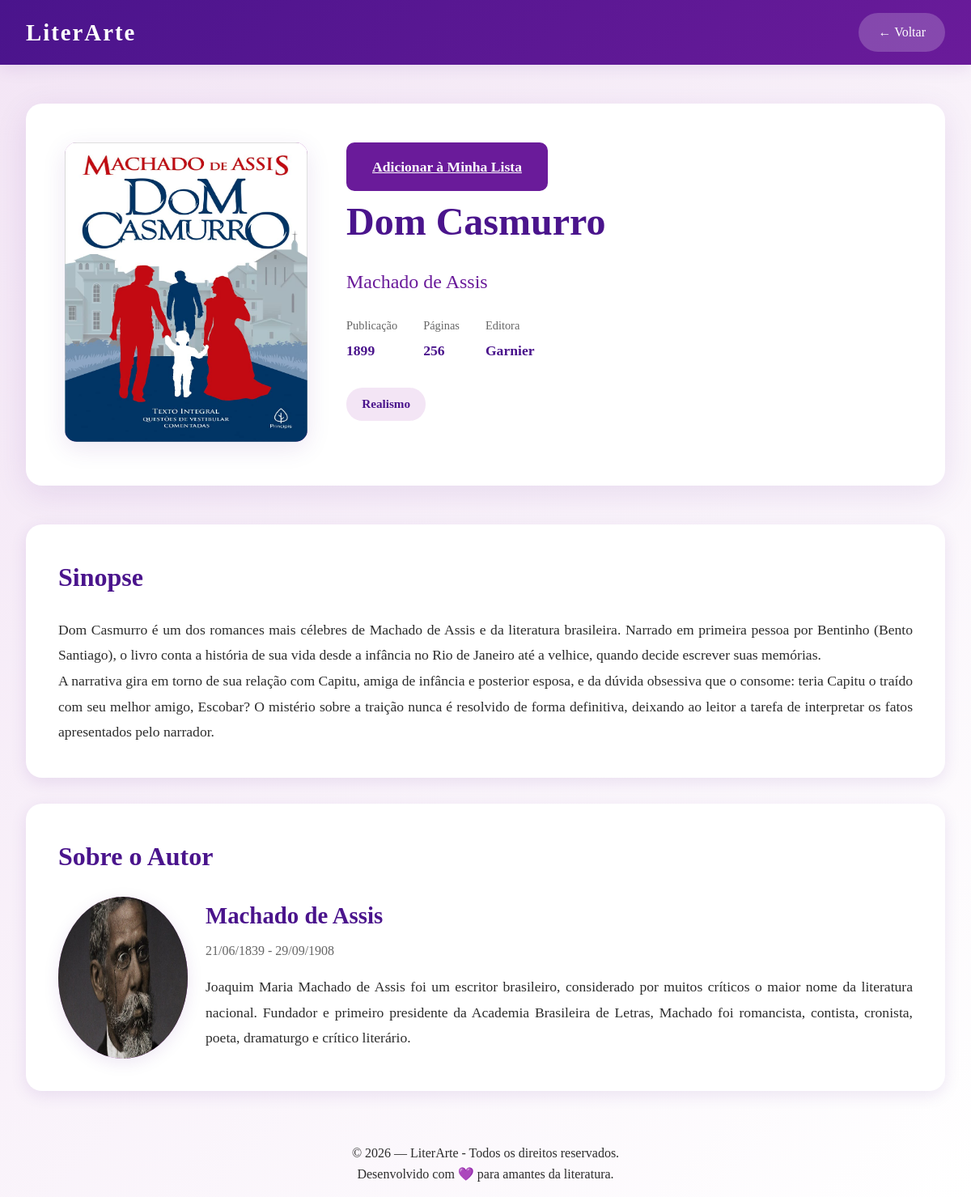
The page /livro/2/ on the database its author committed.
### books/models.py (models this page shows, shortened)
class Livro(models.Model):
    titulo = models.CharField(max_length=200)
    autor = models.ForeignKey(Autor, on_delete=models.CASCADE, related_name='livros')
    generos =models.ManyToManyField(Genero, related_name='livros')
    ano_publicacao = models.IntegerField()
    editora = models.CharField(max_length=100, blank=True, null=True)
    paginas = models.IntegerField()
    sinopse = models.TextField()
    capa = models.ImageField(upload_to='capas_livros/', blank=True, null=True)
    data_cadastro = models.DateTimeField(auto_now_add=True)

class Autor(models.Model):
    nome = models.CharField(max_length=100)
    biografia = models.TextField(blank=True, null=True)
    data_nascimento = models.DateField(blank=True, null=True)
    data_falecimento = models.DateField(blank=True, null=True)
    foto = models.ImageField(upload_to='autores/', blank=True, null=True)

class Genero(models.Model):
    nome = models.CharField(max_length=50, unique=True)

### books/views.py (the view)
# urls.py: path('livro/<int:livro_id>/', views.detalhe_livros, name='detalhe_livro')
def detalhe_livros(request, livro_id):
    livro = get_object_or_404(Livro, pk=livro_id)
    return render(request, 'livros.html', {'livro':livro})

### templates/livros.html (shortened to what this page needs)
{% load static %}
<!DOCTYPE html>
<html lang="pt-BR">
<head>
    <link rel="stylesheet" href="{% static 'css/livros.css' %}">
</head>
<body>
    <header>
        <nav>
            <a href="{% url 'index' %}" class="logo">LiterArte</a>
            <a href="{% url 'index' %}" class="btn-voltar">← Voltar</a>
    </header>
    <div class="container">
        <div class="livro-hero">
            <div class="livro-capa-grande">
                {% if livro.capa %}
                    <img src="{{ livro.capa.url }}" alt="Capa de {{ livro.titulo }}">
                {% else %}
                    <img src="{% static 'img/capa_padrao.png' %}" alt="Capa não disponível">
                {% endif %}
            </div>
            <div class="livro-detalhes">
                {% if user.is_authenticated %}
                    <a href="{% url 'adicionar_na_lista' livro.id %}" class="btn-adicionar-lista">
                        Adicionar à Minha Lista
                    </a>
                {% else %}
                    <a href="{% url 'login' %}" class="btn-adicionar-lista" onclick="alert('Faça login para salvar livros!')">
                        Adicionar à Minha Lista
                    </a>
                {% endif %}
                <h1 class="livro-titulo-principal">{{ livro.titulo }}</h1>
                <p class="livro-autor-principal">{{ livro.autor.nome }}</p>
                <div class="livro-meta">
                    <div class="meta-item">
                        <span class="meta-label">Publicação</span>
                        <span class="meta-value">{{ livro.ano_publicacao }}</span>
                    </div>
                    <div class="meta-item">
                        <span class="meta-label">Páginas</span>
                        <span class="meta-value">{{ livro.paginas }}</span>
                    </div>
                    <div class="meta-item">
                        <span class="meta-label">Editora</span>
                        <span class="meta-value">{{ livro.editora }}</span>
                    </div>
                </div>
                <div class="livro-generos">
                    {% for genero in livro.generos.all %}
                        <span class="genero-tag">{{ genero.nome }}</span>
                    {% empty %}
                        <span class="genero-tag">Geral</span>
                    {% endfor %}
                </div>
            </div>
        </div>
        <section class="secao">
            <h2 class="secao-titulo">Sinopse</h2>
            <div class="secao-conteudo">
                {{ livro.sinopse|linebreaks }}
            </div>
        </section>
        <section class="secao">
            <h2 class="secao-titulo">Sobre o Autor</h2>
            <div class="autor-info">
                <div class="autor-foto">
                    {% if livro.autor.foto %}
                        <img src="{{ livro.autor.foto.url }}" alt="{{ livro.autor.nome }}">
                    {% else %}
                        <img src="{% static 'img/autor_padrao.png' %}" alt="Autor">
                    {% endif %}
                </div>
                <div class="autor-detalhes">
                    <h3 class="autor-nome">{{ livro.autor.nome }}</h3>
                    <p class="autor-datas">
                        {{ livro.autor.data_nascimento|date:"d/m/Y" }}
                        {% if livro.autor.data_falecimento %}
                            - {{ livro.autor.data_falecimento|date:"d/m/Y" }}
                        {% endif %}
                    </p>
                    <div class="secao-conteudo">
                        {{ livro.autor.biografia|linebreaks }}
                    </div>
                </div>
            </div>
        </section>
    </div>
    <footer class="RodapePrincipal">
        <p>© 2026 — LiterArte - Todos os direitos reservados.</p>
        <p>Desenvolvido com 💜 para amantes da literatura.</p>
    </footer>
</body>
</html>

### static/css/livros.css (style rules this page uses)
* { margin: 0; padding: 0; box-sizing: border-box; }
:root { --roxo-escuro: #4a148c; --roxo-medio: #6a1b9a; --roxo-claro: #9c27b0; --roxo-muito-claro: #ce93d8; --roxo-pastel: #f3e5f5; --branco: #ffffff; --cinza-claro: #f5f5f5; --texto-escuro: #2c2c2c; --sombra: rgba(74, 20, 140, 0.1); }
body { font-family: 'Georgia', 'Times New Roman', serif; background: linear-gradient(135deg, var(--roxo-pastel) 0%, var(--branco) 100%); color: var(--texto-escuro); line-height: 1.6; }
header { background: linear-gradient(135deg, var(--roxo-escuro) 0%, var(--roxo-medio) 100%); color: var(--branco); padding: 1rem 2rem; box-shadow: 0 4px 20px var(--sombra); position: sticky; top: 0; z-index: 1000; }
nav { display: flex; justify-content: space-between; align-items: center; max-width: 1400px; margin: 0 auto; }
.logo { font-size: 1.8rem; font-weight: bold; letter-spacing: 2px; display: flex; align-items: center; gap: 0.5rem; cursor: pointer; text-decoration: none; color: inherit; }
.btn-voltar { background: rgba(255, 255, 255, 0.2); color: var(--branco); padding: 0.7rem 1.5rem; border-radius: 25px; text-decoration: none; transition: all 0.3s; display: inline-block; }
.container { max-width: 1200px; margin: 3rem auto; padding: 0 2rem; }
.livro-hero { background: var(--branco); border-radius: 20px; padding: 3rem; box-shadow: 0 10px 40px var(--sombra); margin-bottom: 3rem; display: grid; grid-template-columns: 300px 1fr; gap: 3rem; }
.livro-capa-grande img { width: 300px; height: 370px; background: linear-gradient(135deg, var(--roxo-muito-claro) 0%, var(--roxo-claro) 100%); border-radius: 15px; display: flex; align-items: center; justify-content: center; font-size: 6rem; box-shadow: 0 8px 30px var(--sombra); }
.livro-detalhes { display: flex; flex-direction: column; justify-content: center; }
.livro-titulo-principal { font-size: 3rem; color: var(--roxo-escuro); margin-bottom: 1rem; }
.livro-autor-principal { font-size: 1.5rem; color: var(--roxo-medio); margin-bottom: 1.5rem; }
.livro-meta { display: flex; gap: 2rem; margin-bottom: 2rem; flex-wrap: wrap; }
.meta-item { display: flex; flex-direction: column; }
.meta-label { font-size: 0.9rem; color: #666; margin-bottom: 0.3rem; }
.meta-value { font-size: 1.1rem; font-weight: bold; color: var(--roxo-escuro); }
.livro-generos { display: flex; gap: 0.8rem; margin-bottom: 2rem; flex-wrap: wrap; }
.genero-tag { background: var(--roxo-pastel); color: var(--roxo-escuro); padding: 0.5rem 1.2rem; border-radius: 20px; font-size: 0.95rem; font-weight: 600; }
.btn-adicionar-lista { background: var(--roxo-medio); color: var(--branco); border: none; padding: 1rem 2rem; border-radius: 10px; font-size: 1.1rem; cursor: pointer; transition: all 0.3s; font-weight: bold; display: inline-flex; align-items: center; gap: 0.5rem; align-self: flex-start; }
.secao { background: var(--branco); border-radius: 20px; padding: 2.5rem; box-shadow: 0 5px 20px var(--sombra); margin-bottom: 2rem; }
.secao-titulo { font-size: 2rem; color: var(--roxo-escuro); margin-bottom: 1.5rem; display: flex; align-items: center; gap: 0.8rem; }
.secao-conteudo { font-size: 1.1rem; text-align: justify; line-height: 1.8; }
.autor-info { display: grid; grid-template-columns: 150px 1fr; gap: 2rem; align-items: start; }
.autor-foto img { width: 160px; height: 200px; border-radius: 50%; background: linear-gradient(135deg, var(--roxo-muito-claro) 0%, var(--roxo-claro) 100%); display: flex; align-items: center; justify-content: center; font-size: 4rem; box-shadow: 0 5px 20px var(--sombra); }
.autor-detalhes { flex: 1; }
.autor-nome { font-size: 1.8rem; color: var(--roxo-escuro); margin-bottom: 0.5rem; }
.autor-datas { font-size: 1rem; color: #666; margin-bottom: 1rem; }
.RodapePrincipal { background-color: var(--RoxoPastel); color: var(--RoxoMedio); text-align: center; padding: 16px; margin-top: 48px; }

### rows shown on the page
Livro: capa (picture), titulo "Dom Casmurro", autor.nome "Machado de Assis", ano_publicacao "1899", paginas "256", editora "Garnier", sinopse "Dom Casmurro é um dos romances mais célebres de Machado de Assis e da literatura brasileira. Narrado em primeira pessoa por Bentinho (Bento Santiago), o livro conta a história de sua vida desde a infância no Rio de Janeiro até a velhice, quando decide escrever suas memórias. A narrativa gira em torno de sua relação com Capitu, amiga de infância e posterior esposa, e da dúvida obsessiva que o consome: teria Capitu o traído com seu melhor amigo, Escobar? O mistério sobre a traição nunca é resolvido de forma definitiva, deixando ao leitor a tarefa de interpretar os fatos apresentados pelo narrador.", autor.foto (picture), autor.data_nascimento "21/06/1839", autor.data_falecimento "29/09/1908", autor.biografia "Joaquim Maria Machado de Assis foi um escritor brasileiro, considerado por muitos críticos o maior nome da literatura nacional. Fundador e primeiro presidente da Academia Brasileira de Letras, Machado foi romancista, contista, cronista, poeta, dramaturgo e crítico literário."
Genero: nome "Realismo"
